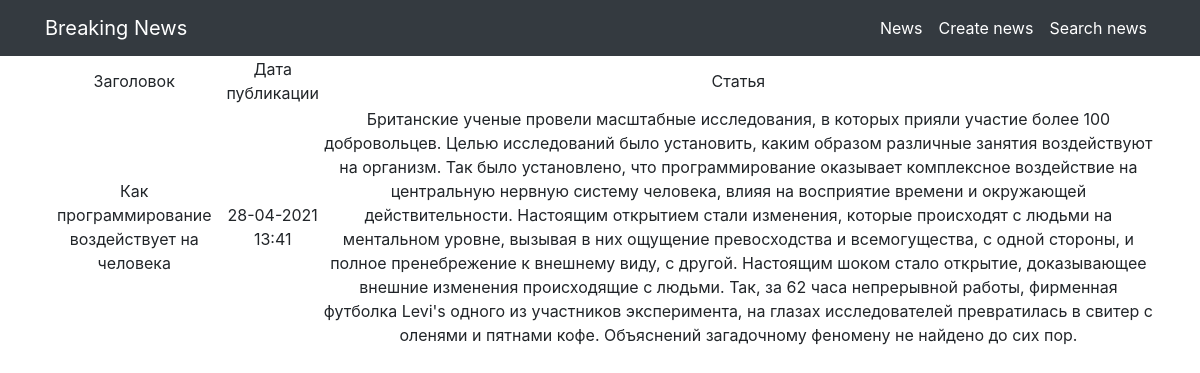
The page /allnews/2 on the database its author committed.
### news/models.py (models this page shows, shortened)
class Post(models.Model):
    author = models.ForeignKey(to='Author',
                               on_delete = models.CASCADE,
                               related_name='allnews')
    type = models.CharField(max_length=3,
                            choices=POST_TYPES, )
    date_time = models.DateTimeField(auto_now_add=True)
    category = models.ManyToManyField(to='Category',
                                      through='PostCategory',
                                      related_name='allnews')
    header = models.TextField()
    text = models.TextField()
    rating = models.IntegerField(default=0)

### news/views.py (the view)
# urls.py: path('<int:pk>', NewsDetail.as_view(), name='news_detail'),
class NewsDetail(DetailView):
    model = Post # модель всё та же, но мы хотим получать детали конкретно отдельного товара
    template_name = 'a-news.html' # название шаблона будет product.html
    context_object_name = 'anews' # название объекта. в нём будет

### news/templatetags/custom_filters.py (called while the page is built)
@register.filter(name='censor') # регестрируем наш фильтр под именем multiply, чтоб django понимал, что это именно фильтр, а не простая функция
def censor(value): # первый аргумент здесь это то значение, к которому надо применить фильтр, второй аргуменит — это аргумент фильтра, т.е. примерно следующее будет в шаблоне value|multiply:arg
    for word in obscene_words:
        if word in value:
            new_value = value.replace(word, "***")
            return new_value
        else:
            return value

### templates/a-news.html (shortened to what this page needs)
{% extends 'flatpages/default.html' %}
{% load custom_filters %}
{% block content %}
 {% if anews %}
 <table>
            <tr>
                <td>
                    Заголовок
                </td>
                <td>
                    Дата публикации
                </td>
                <td>
                    Статья
                </td>
            </tr>
            <tr>
                <td>
                    {{ anews.header|censor }}
                </td>
                <td>
                    {{ anews.date_time|date:'d-m-Y H:i' }}
                </td>
                <td>
                    {{ anews.text|censor }}
                </td>
            </tr>
        </table>
    {% else %}
        <h2>Новостей нет!</h2>
    {% endif %}
{% endblock content %}

### rows shown on the page
Post: header|censor "Как программирование воздействует на человека", date_time "28-04-2021 13:41", text|censor "Британские ученые провели масштабные исследования, в которых прияли участие более 100 добровольцев. Целью исследований было установить, каким образом различные занятия воздействуют на организм. Так было установлено, что программирование оказывает комплексное воздействие на центральную нервную систему человека, влияя на восприятие времени и окружающей действительности. Настоящим открытием стали изменения, которые происходят с людьми на ментальном уровне, вызывая в них ощущение превосходства и всемогущества, с одной стороны, и полное пренебрежение к внешнему виду, с другой. Настоящим шоком стало открытие, доказывающее внешние изменения происходящие с людьми. Так, за 62 часа непрерывной…"
